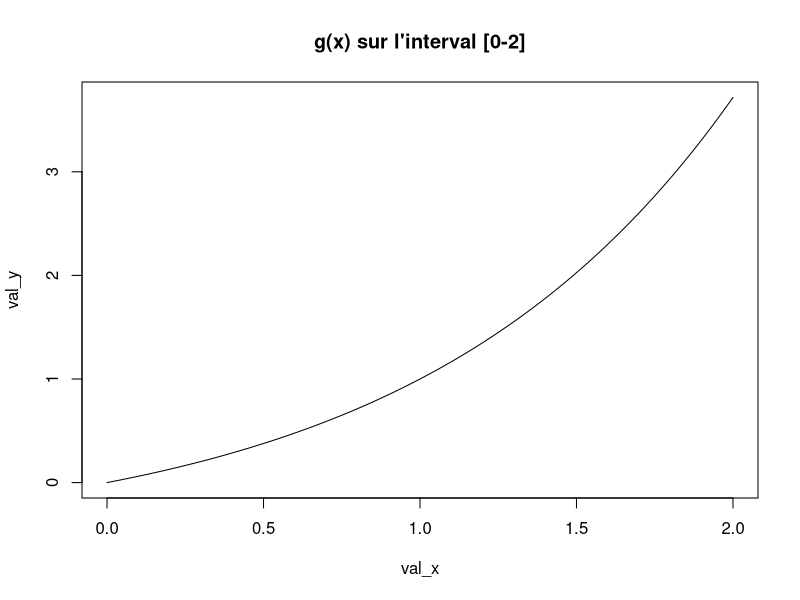

This figure's R source:
#Simualtions en Biologie - Méthodes stochastiques
#-------------------------------------------------
#------------------------------------------------

#Exercice 2 : Methodes Monte Carlo
#*********************************

#Il s'agit ici de comparer les methodes d'integration Monte Carlo.
#Les méthodes de Monte Carlo sont des modèles de simulation stochastiques.
#Trois methodes seront evaluees : MC "tirage noir ou blanc", MC simple, et MC suivant l'importance.

#1) La fonction à simuler g(x)
#-----------------------------

#Afin de mettre en place efficacement les modeles de simulation il faut bien connaître la fonction.
#En effet pour simuler une variable aletaoire continue il est necessaire de calculer son integrale.

g = function(x) {                 #g est une fonction exponentielle.
  return((exp(x)-1)/(exp(1)-1))
}

#Visualisation de g sur un interval [0-2]
val_x = seq(from=0, to=2, len=1000)
val_y = g(val_x)
plot(val_x, val_y, type="l", main="g(x) sur l'interval [0-2]")      #L'allure de la courbe est bien exponentielle.

#Verification de la valeur de l'integrale pour la valeur de max de valx (x=2).
I_True = (exp(2)-3)/(exp(1)-1)
print(I_True)
#La valeur réelle de g(2) est 2.554328
integrate(g, lower=0, upper=2)
#la valeur de l'integrale de g pour l'interval [0-2] est de 2.554328
#g(2) = integ(g)[0-2] --> On retrouve bien la même valeur.

#2) Methode de Monte Carlo par tirage noir ou blanc sur l'interval [0-2]
#-----------------------------------------------------------------------
#Le principe est basé sur le tirage au hasard des points.
#Il faut donc définir la surface et échantillonner l'espace de manière uniforme
#Si l'intégrale correspond à un rectangle les X et Y seront tirés de manière uniforme
#La délimitation du rectangle passe par le choix d'un majorant

#Choix du majorant : g(2) est le majorant optimale car sur l'interval choisit car g(2) est le plus petit majorant possible.

MC_BN = function(n) {
  m = g(2)    #choix du majorant
  u = runif(n, min = 0, max = 2)    #Tirage uniforme dans l'intervale de g
  v = runif(n, min = 0, max = m)    #Tirage uniforme dans le rectangle
  s = m*2
  ns = sum(v<g(u))    #nombre de sucés = nombre de tirage en dessous de g(u)
  return(ns/n*s)
}

MC_BN(1000) #A lancer plusieurs fois
# Nous lançons 3 fois : 2.535868 , 2.751529, 2.587924
#Les valeurs obtenues sont proches de la valeur attendues (pour rappel valeur vraie de l'intégrale = 2.554328)

